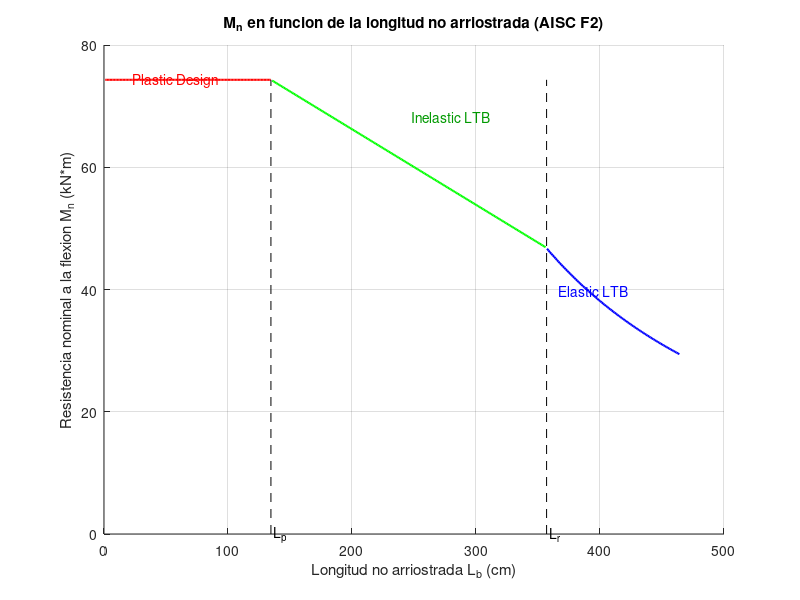

Here is the MATLAB script that generated this plot:
clc;
clear all;

% ============================================================
%  DISENO DE VIGA DE ACERO - Pandeo Lateral-Torsional (AISC 360 F2)
%  Unidades de entrada: geometria en cm, Fy en ksi, E en MPa.
%
%  Directiva de unidades consistentes (validacion doble):
%  cada resultado clave (Lp, Lr, Mp) se calcula de DOS formas:
%    (A) "con unidades"  -> conversiones explicitas en la formula
%    (B) "sin unidades"  -> todo pre-convertido a un sistema
%        consistente (N, mm, MPa) y formulas SIN factores.
%  Ambas deben coincidir (diferencia ~ 0).
% ============================================================

% Datos generales
H = 3.20;                    % Altura de piso (m)
L = 6.40;                    % Longitud de cada tramo (m)
N_pisos = 5;
N_tramos = 3;
n_soportes = 3;
L_b = L / (n_soportes + 1);  % Longitud no arriostrada (m)
L_b_cm = L_b * 100;          % misma longitud en cm (para comparar con Lp, Lr)

% Propiedades del material (acero ASTM A36)
F_yp = 36.259;               % Fy de la viga principal (ksi)
E = 200000;                  % Modulo de elasticidad (MPa)
ksi_a_MPa = 6.89476;         % factor 1 ksi = 6.89476 MPa
Fy = F_yp * ksi_a_MPa;       % Fy en MPa (~250 MPa) -> se usa de aqui en adelante
R_y50 = 1.1;
R_y36 = 1.5;

% Viga a utilizar: Seccion I soldada (cm)
d_b = 32;                    % Altura de la seccion (cm)
b_f = 12;                    % Ancho del ala (cm)
t_f = 0.6;                   % Espesor del ala (cm)
t_w = 0.3;                   % Espesor del alma (cm)
r_b = 0;                     % Radio de curvatura (cm)

% Area de la seccion transversal (cm^2)
h = d_b;
A = 2 * b_f * t_f + (h - 2 * t_f) * t_w;

% Momentos de inercia (cm^4)
I_x = (b_f * d_b^3 / 12) - ((b_f - t_w) * (d_b - 2 * t_f)^3 / 12);
I_y = 2 * (t_f * b_f^3 / 12) + ((h - 2 * t_f) * t_w^3 / 12);

% Modulos elasticos (cm^3)
S_x = I_x / (h / 2);
S_y = I_y / (b_f / 2);

% Modulos plasticos (cm^3)
Z_x = b_f * t_f * (d_b - t_f) + (t_w * (d_b - 2 * t_f)^2 / 4);
Z_y = t_f * b_f^2 / 2 + (t_w^2 * (d_b - 2 * t_f) / 4);

% Constante torsional de St. Venant (cm^4)
J = (2 * b_f * t_f^3 / 3) + ((d_b + t_f) * t_w^3 / 3);

disp(['A = ', num2str(A), ' cm^2']);
disp(['I_x = ', num2str(I_x), ' cm^4']);
disp(['I_y = ', num2str(I_y), ' cm^4']);
disp(['S_x = ', num2str(S_x), ' cm^3']);
disp(['S_y = ', num2str(S_y), ' cm^3']);
disp(['Z_x = ', num2str(Z_x), ' cm^3']);
disp(['Z_y = ', num2str(Z_y), ' cm^3']);
disp(['J = ', num2str(J), ' cm^4']);

% Propiedades adicionales
r_xb = sqrt(I_x / A);        % Radio de giro en X (cm)
r_yb = sqrt(I_y / A);        % Radio de giro en Y (cm)

h_0 = d_b - t_f;             % Distancia entre centros de las alas (cm)
k_b = t_f + r_b;             % Espesor del ala + curvatura (cm)

h_w = d_b - 2 * k_b;         % Altura libre del alma (cm)
disp(['h_w = ', num2str(h_w), ' cm']);

C_w = (I_y * h_0^2) / 4;     % Constante de alabeo (cm^6)
disp(['C_w = ', num2str(C_w), ' cm^6']);

% Radio de giro efectivo para LTB (cm): r_ts^2 = sqrt(I_y*C_w)/S_x
r_ts = sqrt(sqrt(I_y * C_w) / S_x);
disp(['r_ts = ', num2str(r_ts), ' cm']);

% 3. Diseno Sismorresistente de Vigas
% 3.1. Pandeo local (Fy ya esta en MPa, mismas unidades que E)
lambda_ala = b_f / (2 * t_f);
lambda_ala_max_360_22 = 0.38 * sqrt(E / Fy);

if lambda_ala < 0.32 * sqrt(E / (R_y36 * Fy))
    disp('Ala Altamente ductil AISC 341-22');
elseif lambda_ala < lambda_ala_max_360_22
    disp('Ala Compacta AISC360 22');
else
    disp('Ala no compacta AISC 360 22');
end

lambda_alma = h_w / t_w;
lambda_alma_max_360_22 = 3.76 * sqrt(E / Fy);

if lambda_alma < 2.57 * sqrt(E / (R_y36 * Fy))
    disp('Alma Altamente ductil AISC 341-22');
elseif lambda_alma < lambda_alma_max_360_22
    disp('Alma Compacta AISC360 22');
else
    disp('Alma no compacta AISC 360 22');
end

% 3.2. Limite de arriostramiento (AISC 341, alta ductilidad): 0.095*ry*E/Fy
%      (E/Fy adimensional, r_yb en cm -> L_b_max en cm)
L_b_max = 0.095 * r_yb * (E / Fy);
disp(['L_b_max = ', num2str(L_b_max), ' cm']);
if L_b_cm <= L_b_max
    disp('OK');
else
    disp('No Cumple');
end

% ============================================================
% 3.7 - 3.8  Lp, Lr y Mp  --  VALIDACION con vs sin unidades
% ============================================================
c_v = 1;

% ---- Way A: "con unidades" (conversiones explicitas), longitudes en cm ----
Lp_A = 1.76 * r_yb * sqrt(E / Fy);                        % cm
t1_A = (J * c_v) / (S_x * h_0);                           % adimensional
t2_A = 6.76 * (0.7 * Fy / E)^2;                           % adimensional
% AISC F2-6: UN solo sqrt EXTERIOR que envuelve a t1 + sqrt(t1^2 + t2)
Lr_A = 1.95 * r_ts * (E / (0.7 * Fy)) * sqrt(t1_A + sqrt(t1_A^2 + t2_A));   % cm
% Z_x[cm^3] * Fy[MPa] = N*m ; *1e-3 -> kN*m
Mp_A = Z_x * Fy * 1e-3;                                   % kN*m

% ---- Way B: "sin unidades" (sistema consistente N-mm-MPa, sin factores) ----
r_yb_mm = r_yb * 10;   r_ts_mm = r_ts * 10;   h0_mm = h_0 * 10;      % cm -> mm
S_x_mm3 = S_x * 1e3;   Z_x_mm3 = Z_x * 1e3;   J_mm4 = J * 1e4;       % cm^n -> mm^n
% E y Fy ya estan en MPa = N/mm^2 (consistentes con mm y N)
Lp_B_mm = 1.76 * r_yb_mm * sqrt(E / Fy);
t1_B = J_mm4 / (S_x_mm3 * h0_mm);
t2_B = 6.76 * (0.7 * Fy / E)^2;
Lr_B_mm = 1.95 * r_ts_mm * (E / (0.7 * Fy)) * sqrt(t1_B + sqrt(t1_B^2 + t2_B));
Mp_B_Nmm = Z_x_mm3 * Fy;                                  % N*mm
Lp_B = Lp_B_mm / 10;                                      % mm -> cm
Lr_B = Lr_B_mm / 10;                                      % mm -> cm
Mp_B = Mp_B_Nmm / 1e6;                                    % N*mm -> kN*m (1 kN*m = 1e6 N*mm)

% ---- Resultados adoptados ----
L_p = Lp_A;
L_r = Lr_A;
M_p = Mp_A;
phi = 0.90;
phi_M_n = phi * M_p;

disp('--- Validacion: con unidades  vs  sin unidades (mismo sistema) ---');
disp(['Lp: con = ', num2str(Lp_A), ' cm | sin = ', num2str(Lp_B), ' cm | dif = ', num2str(abs(Lp_A - Lp_B))]);
disp(['Lr: con = ', num2str(Lr_A), ' cm | sin = ', num2str(Lr_B), ' cm | dif = ', num2str(abs(Lr_A - Lr_B))]);
disp(['Mp: con = ', num2str(Mp_A), ' kN*m | sin = ', num2str(Mp_B), ' kN*m | dif = ', num2str(abs(Mp_A - Mp_B))]);
disp(['Chequeo fisico Lp < Lr : ', num2str(L_p < L_r)]);
disp(['L_p = ', num2str(L_p), ' cm']);
disp(['L_r = ', num2str(L_r), ' cm']);
disp(['M_p = ', num2str(M_p), ' kN*m']);
disp(['phi_M_n = ', num2str(phi_M_n), ' kN*m']);

if L_b_cm <= L_p
    disp('L_b <= L_p : diseno plastico (Mn = Mp)');
else
    disp('L_b > L_p : rige pandeo lateral-torsional');
end

% ============================================================
% 4. Curva M_n(L_b): las tres regiones en orden Lp < Lr
%    Momentos en kN*m, longitudes en cm.
% ============================================================
C_b = 1.0;                           % Coeficiente de modificacion (conservador)
Mr = 0.7 * Fy * S_x * 1e-3;          % Momento en L_r (kN*m)

Lb_plot = linspace(1, 1.3 * L_r, 400);   % cm (desde 1: Fcr es singular en Lb=0)

% Region 1 - plastica: Mn = Mp
MnP_full = M_p * ones(size(Lb_plot));
% Region 2 - LTB inelastico: recta de Mp a Mr entre Lp y Lr
MnI_full = C_b * (M_p - (M_p - Mr) .* (Lb_plot - L_p) / (L_r - L_p));
% Region 3 - LTB elastico: Fcr[MPa] * S_x[cm^3] * 1e-3 -> kN*m
%   (el sqrt MULTIPLICA, no divide)
Fcr_full = C_b * pi^2 * E ./ (Lb_plot / r_ts).^2 .* sqrt(1 + 0.078 * (J / (S_x * h_0)) * (Lb_plot / r_ts).^2);
MnE_full = Fcr_full * S_x * 1e-3;

mP = Lb_plot <= L_p;
mI = Lb_plot > L_p & Lb_plot <= L_r;
mE = Lb_plot > L_r;

figure;
hold on;
plot(Lb_plot(mP), MnP_full(mP), 'r', 'LineWidth', 1.5);
plot(Lb_plot(mI), MnI_full(mI), 'g', 'LineWidth', 1.5);
plot(Lb_plot(mE), MnE_full(mE), 'b', 'LineWidth', 1.5);
plot([L_p L_p], [0 M_p], 'k--');
plot([L_r L_r], [0 M_p], 'k--');
text(L_p * 0.15, M_p, ' Plastic Design', 'Color', 'r');
text((L_p + L_r) / 2, M_p * 0.92, ' Inelastic LTB', 'Color', [0 0.6 0]);
text(L_r * 1.02, Mr * 0.85, ' Elastic LTB', 'Color', 'b');
text(L_p, 0, ' L_p', 'Color', 'k');
text(L_r, 0, ' L_r', 'Color', 'k');
xlabel('Longitud no arriostrada L_b (cm)');
ylabel('Resistencia nominal a la flexion M_n (kN*m)');
title('M_n en funcion de la longitud no arriostrada (AISC F2)');
grid on;
hold off;
